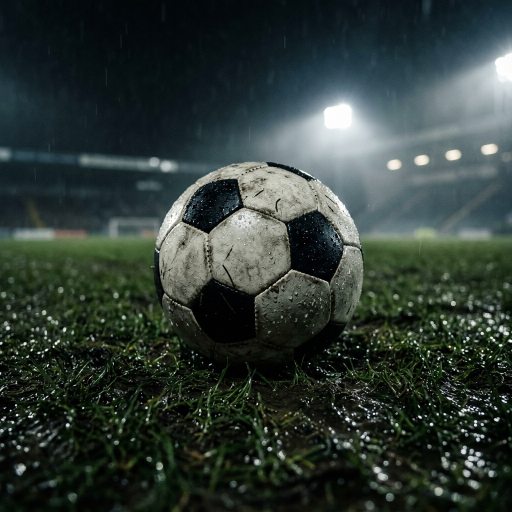
#> input picture perfil_futebol_invisivel.jpg, 1024 x 1024 px (shown at 1/2 size)
$ python -i compor_3_capas_penalidade_maxima.py   (imports and definitions only)
#> lines starting #> are read from the running program, lines starting #| are printed output that depends on the picture; after the words box and inside, x2 and y2 are one past the last pixel; in counts of white or black regions, pixels touching at a corner belong together
# -*- coding: utf-8 -*-
"""
Compositor Oficial dos 3 Conceitos Estratégicos de Capa:
"OPERAÇÃO PENALIDADE MÁXIMA: AS ESCUTAS SECRETAS DA MÁFIA DAS APOSTAS NO BRASIL"
1. Conceito 1: O Ecrã do Escândalo (Mensagens & Cartão) -> "ESCUTAS VAZADAS!"
2. Conceito 2: A Cela e o Relvado (Dualidade Crime vs Carreira) -> "EXPULSOS DO FUTEBOL!"
3. Conceito 3: Dossiê Criminal Pericial (Estilo Noir) -> "O ESQUEMA FOI REVELADO!"
Canal: Futebol Invisível (@FutebolInvisivelOficial)
Formato: 16:9 Widescreen (1920x1080) Full HD
"""

import os
from PIL import Image, ImageDraw, ImageFont, ImageEnhance
from loguru import logger

BASE_DIR = os.path.abspath("canais/canal_01_futebol_invisivel")
LONG_DIR = os.path.join(BASE_DIR, "videos_prontos", "documentarios_longos")
LOGO_SRC = os.path.abspath("perfil_futebol_invisivel.jpg")
# [1 line not run here, left out]

def get_fonts():
    f_huge = ImageFont.truetype("impact.ttf", 125)
    f_mid = ImageFont.truetype("impact.ttf", 95)
    f_tag = ImageFont.truetype("arialbd.ttf", 36)
    f_badge = ImageFont.truetype("arialbd.ttf", 32)
    return f_huge, f_mid, f_tag, f_badge

def enhance_image(img, sat=1.42, con=1.28, sha=1.40):
    img = ImageEnhance.Color(img).enhance(sat)
    img = ImageEnhance.Contrast(img).enhance(con)
    img = ImageEnhance.Sharpness(img).enhance(sha)
    return img

def render_vignette(img):
    overlay = Image.new("RGBA", (1920, 1080), (0, 0, 0, 0))
    d = ImageDraw.Draw(overlay)
    # Vinheta superior
    for y in range(250):
        alpha = int(190 * (1 - y/250))
        d.line([(0, y), (1920, y)], fill=(0, 0, 0, alpha))
    # Vinheta inferior profunda para títulos
    for y in range(600, 1080):
        alpha = int(248 * ((y - 600)/480))
        d.line([(0, y), (1920, y)], fill=(3, 5, 10, alpha))
    return Image.alpha_composite(img.convert("RGBA"), overlay).convert("RGB")

def apply_watermark(img):
    if not os.path.exists(LOGO_SRC):
        return img
    try:
        with Image.open(LOGO_SRC) as wm:
            wm = wm.convert("RGBA")
            size = (125, 125)
            wm = wm.resize(size, Image.LANCZOS)

            mask = Image.new("L", size, 0)
            d_mask = ImageDraw.Draw(mask)
            d_mask.ellipse((0, 0, size[0], size[1]), fill=255)
            wm.putalpha(mask)

            b_size = (size[0] + 10, size[1] + 10)
            border_img = Image.new("RGBA", b_size, (0, 0, 0, 0))
            d_b = ImageDraw.Draw(border_img)
            d_b.ellipse((0, 0, b_size[0]-1, b_size[1]-1), fill=(255, 215, 0, 240))
            border_img.paste(wm, (5, 5), wm)

            img_rgba = img.convert("RGBA")
            img_rgba.paste(border_img, (1920 - b_size[0] - 50, 45), border_img)
            return img_rgba.convert("RGB")
    except Exception as e:
        logger.warning(f"Erro watermark: {e}")
        return img

def draw_text_stroke(draw, pos, text, font, fill_color, stroke_color=(0, 0, 0), stroke_width=12):
    x, y = pos
    sx, sy = x + 8, y + 8
    # Sombra
    for dx in range(-stroke_width, stroke_width + 1):
        for dy in range(-stroke_width, stroke_width + 1):
            if dx*dx + dy*dy <= stroke_width*stroke_width:
                draw.text((sx + dx, sy + dy), text, font=font, fill=(0, 0, 0, 190))
    # Contorno
    for dx in range(-stroke_width, stroke_width + 1):
        for dy in range(-stroke_width, stroke_width + 1):
            if dx*dx + dy*dy <= stroke_width*stroke_width:
                draw.text((x + dx, y + dy), text, font=font, fill=stroke_color)
    # Cor frontal
    draw.text((x, y), text, font=font, fill=fill_color)

def compor_conceito_1_ecra_escandalo(raw_path, out_path):
#> called with raw_path = '../../perfil_futebol_invisivel.jpg', out_path = 'out.png'
    logger.info(f"Compondo Conceito 1 (O Ecrã do Escândalo) -> {out_path}")
    img = Image.open(raw_path).convert("RGB").resize((1920, 1080), Image.LANCZOS)
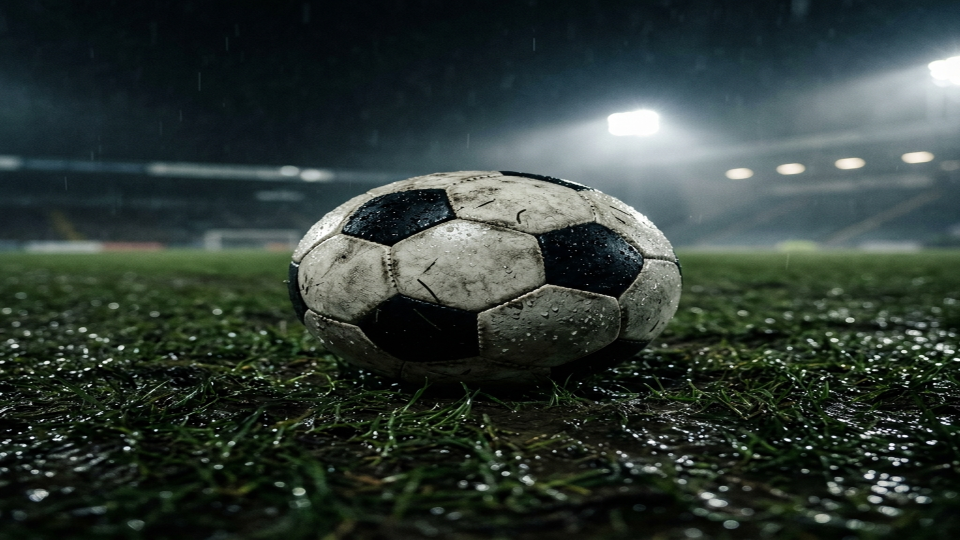
#> img: PIL image 1920x1080 RGB (shown at 1/2 size); mean R, G, B 48.1, 59, 53.9
    img = enhance_image(img, sat=1.45, con=1.30, sha=1.45)
#> in enhance_image, `img = ImageEnhance.Contrast(img).enhance(con)`:
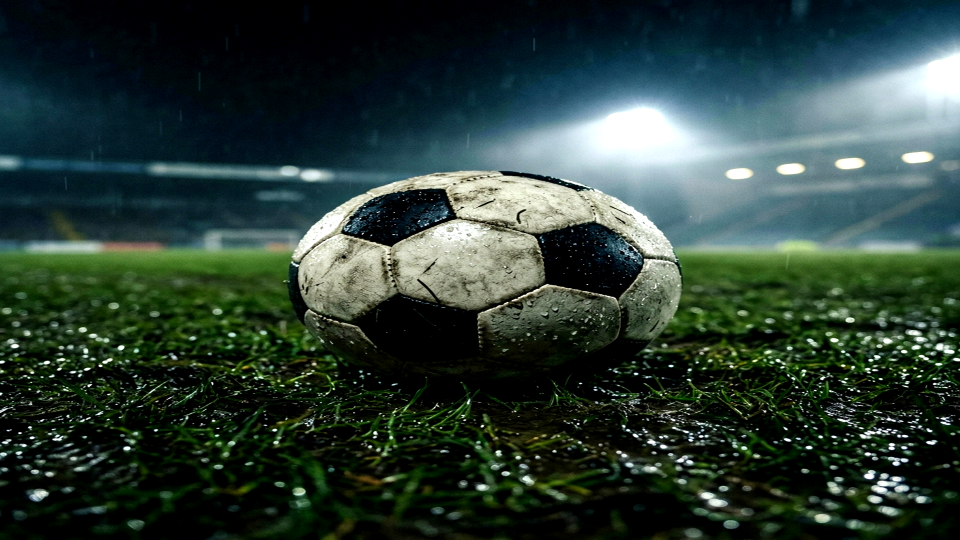
#> img: PIL image 1920x1080 RGB (shown at 1/2 size); mean R, G, B 44.2, 62, 54.2
    img = render_vignette(img)
#> in render_vignette, `overlay = Image.new("RGBA", (1920, 1080), (0, 0, 0, 0))`: overlay: PIL image 1920x1080 RGBA; every value is 0
#> in render_vignette, `return Image.alpha_composite(img.convert("RGBA"), overlay).convert("RG..`:
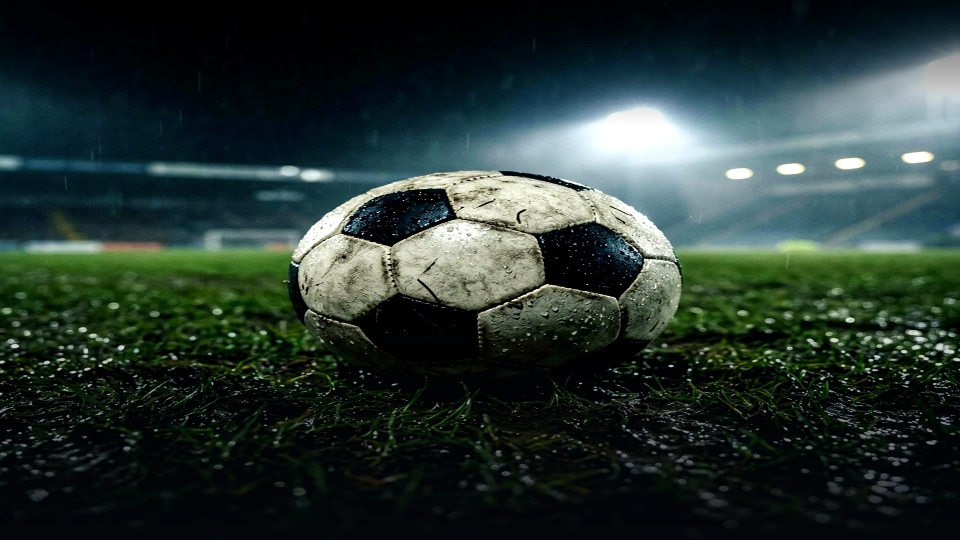
#> returned value: PIL image 1920x1080 RGB (shown at 1/2 size); mean R, G, B 39.8, 54.3, 49.6
    img = apply_watermark(img)
#> in apply_watermark, wm is the input picture: PIL image 1024x1024 RGB; mean R, G, B 48.1, 59, 53.9
#> in apply_watermark, `mask = Image.new("L", size, 0)`: mask: PIL image 125x125 L; every value is 0
#> in apply_watermark, `wm.putalpha(mask)`:
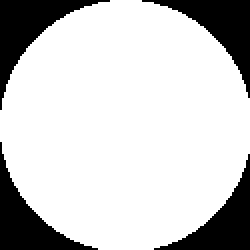
#> mask: PIL image 125x125 L (shown 2 times larger); 79.5% white; 4 black regions, box (x1, y1, x2, y2) and area: (0, 0, 55, 55) 857, (71, 0, 125, 49) 802, (0, 71, 49, 125) 802, (77, 77, 125, 125) 748
#> in apply_watermark, `wm.putalpha(mask)`:
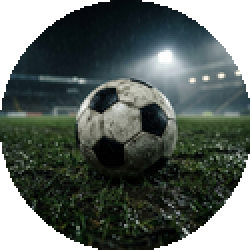
#> wm: PIL image 125x125 RGBA (shown 2 times larger); mean R, G, B, A 48.1, 59, 53.9, 202.6; transparent parts drawn white
#> in apply_watermark, `border_img = Image.new("RGBA", b_size, (0, 0, 0, 0))`: border_img: PIL image 135x135 RGBA; every value is 0
#> in apply_watermark, `border_img.paste(wm, (5, 5), wm)`:
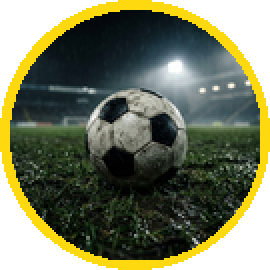
#> border_img: PIL image 135x135 RGBA (shown 2 times larger); mean R, G, B, A 61.8, 65.2, 38.6, 198.7; transparent parts drawn white
    draw = ImageDraw.Draw(img)
    f_huge, f_mid, f_tag, f_badge = get_fonts()

    # Tag pericial
    draw.rounded_rectangle([(70, 50), (620, 115)], radius=12, fill=(190, 20, 20))
    draw.text((95, 62), "PROVAS DO MINISTÉRIO PÚBLICO", fill=(255, 255, 255), font=f_tag)

    # Textos de alto impacto
    draw_text_stroke(draw, (70, 730), "ESCUTAS VAZADAS!", f_huge, (255, 222, 0), (0, 0, 0), 12)
    draw_text_stroke(draw, (70, 865), "O GOLPE DO PIX", f_mid, (255, 255, 255), (0, 0, 0), 10)

    # Sub-tarja neon
    draw.rounded_rectangle([(70, 975), (690, 1030)], radius=10, fill=(255, 222, 0))
    draw.text((90, 985), "A MÁFIA QUE COMPROU O BRASILEIRÃO 🚨", fill=(10, 10, 10), font=f_badge)

    img.save(out_path, "JPEG", quality=98)
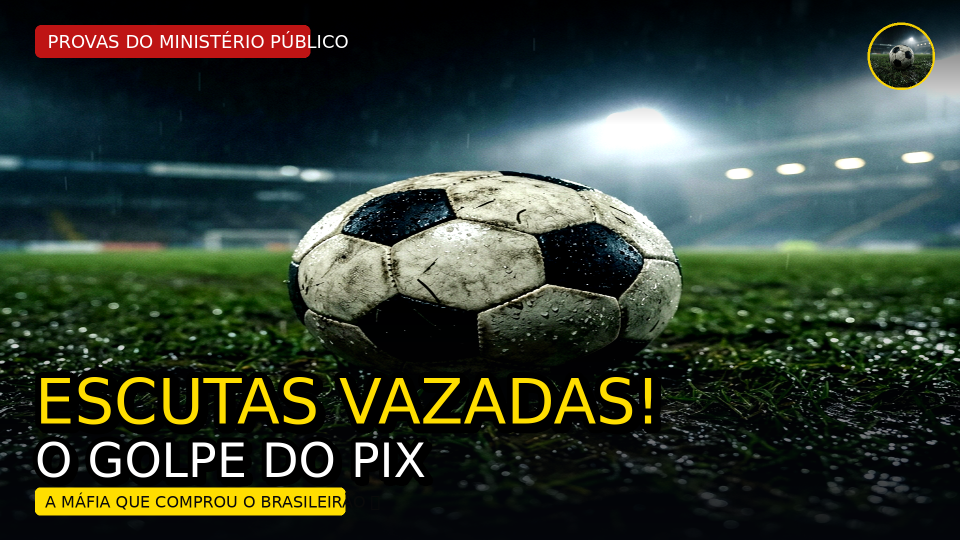
#> saved as out.png: PIL image 1920x1080 RGB (shown at 1/2 size); mean R, G, B 52.4, 62.5, 50.9
    logger.success(f"✓ Conceito 1 Salvo: {out_path}")

# [47 lines left out: functions compor_conceito_2_cela_relvado, compor_conceito_3_dossie_noir, not called in this run]

>>> result = compor_conceito_1_ecra_escandalo('../../perfil_futebol_invisivel.jpg', 'out.png')

$ run again, on influencer.jpg
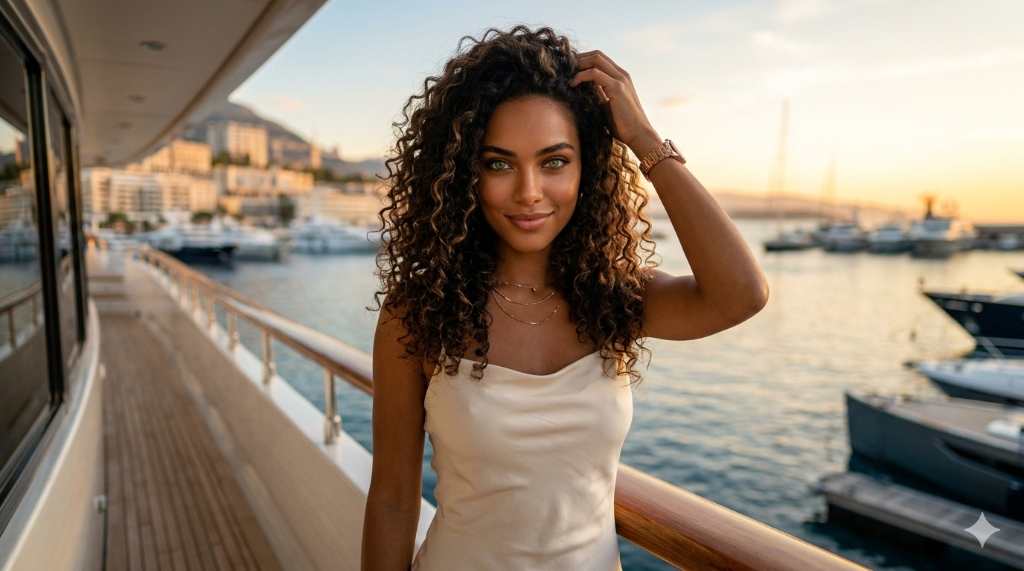
#> input picture influencer.jpg, 1024 x 571 px
#> in enhance_image, `img = ImageEnhance.Contrast(img).enhance(con)`:
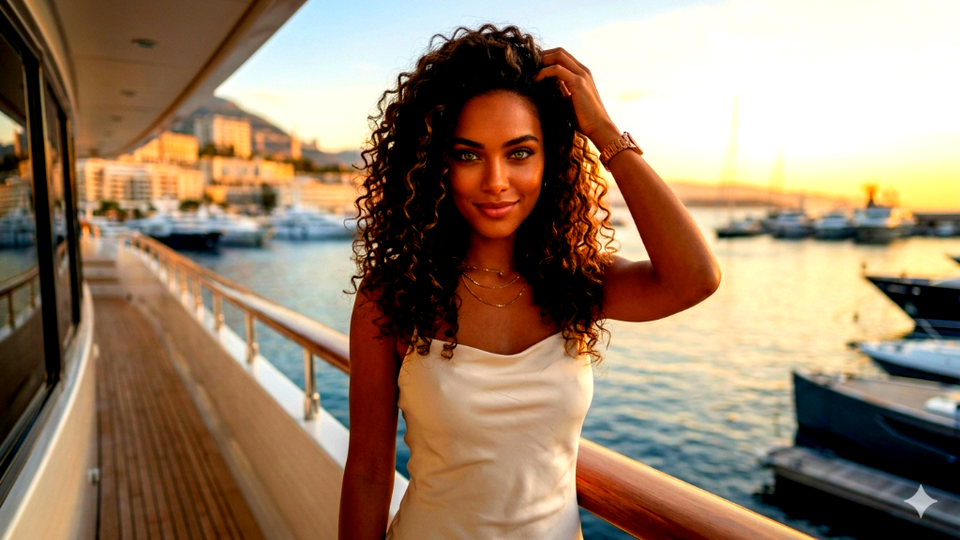
#> img: PIL image 1920x1080 RGB (shown at 1/2 size); mean R, G, B 152.1, 128.3, 105.1
#> overlay: PIL image 1920x1080 RGBA; every value is 0
#> in compor_conceito_1_ecra_escandalo, `img.save(out_path, "JPEG", quality=98)`:
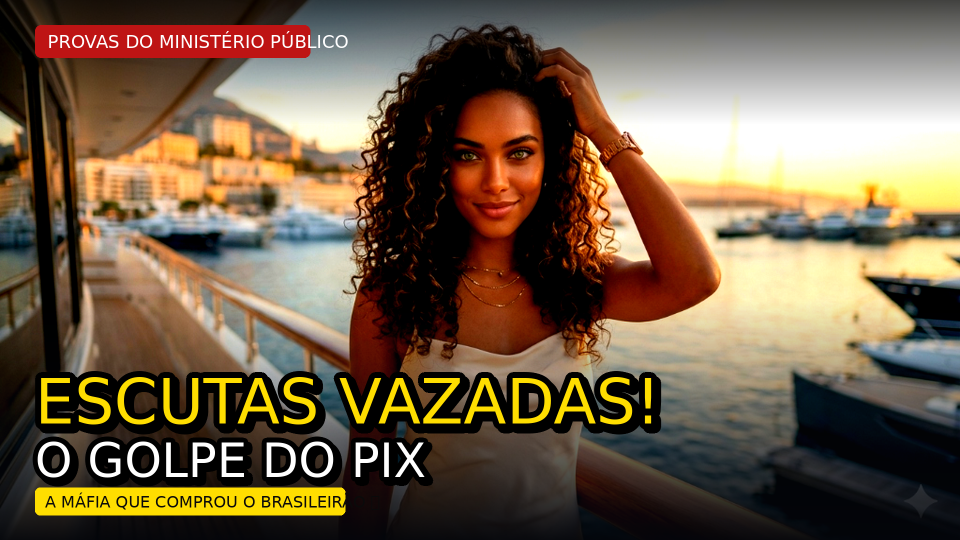
#> saved as out.png: PIL image 1920x1080 RGB (shown at 1/2 size); mean R, G, B 114.2, 95.1, 72.8
